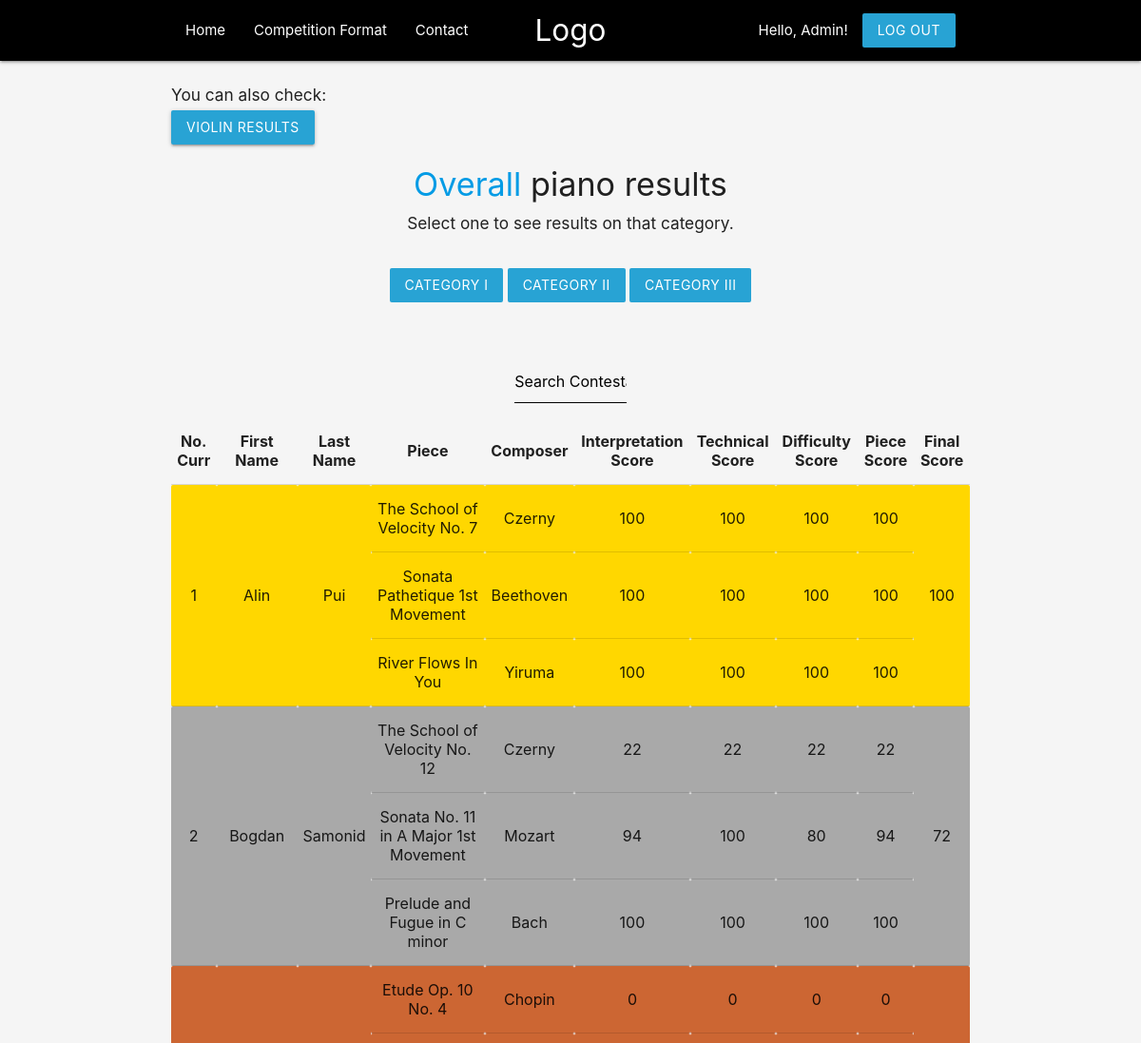
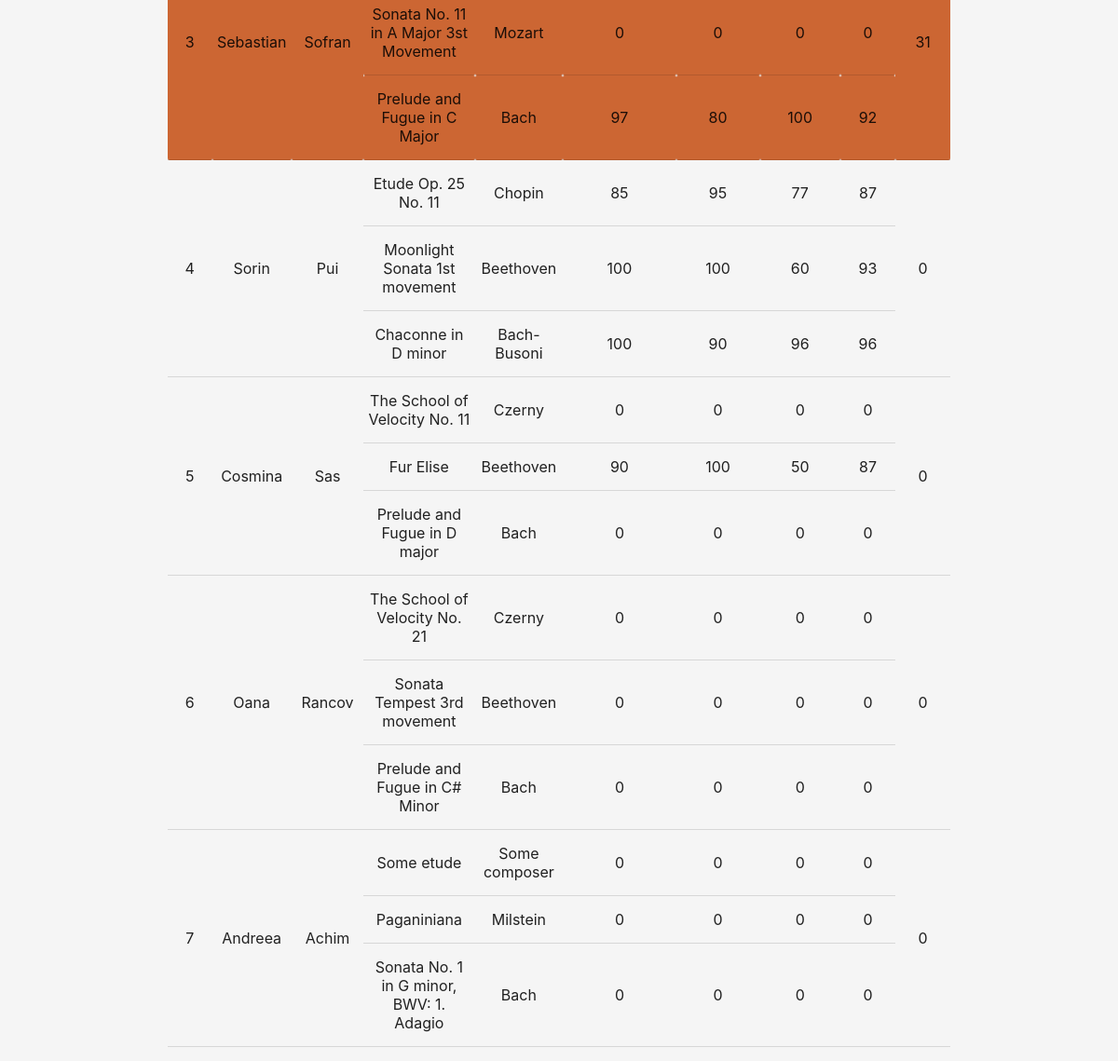
/piano-standings.php (signed in), run on the app's committed database (2 pictures, top to bottom).
### tables this page shows
CREATE TABLE `scores` (
  `ContestantID` int(11) NOT NULL,
  `PieceID` int(11) NOT NULL,
  `InterpretationScore` int(11) NOT NULL DEFAULT 0,
  `TechnicalScore` int(11) NOT NULL DEFAULT 0,
  `DifficultyScore` int(11) NOT NULL DEFAULT 0,
  `OverallScore` int(11) NOT NULL DEFAULT 0
);

CREATE TABLE `contestants` (
  `ID` int(11) NOT NULL,
  `FirstName` varchar(20) NOT NULL,
  `LastName` varchar(20) NOT NULL,
  `Email` varchar(50) NOT NULL,
  `Password` varchar(255) NOT NULL,
  `Age` int(11) NOT NULL,
  `PhoneNumber` varchar(10) NOT NULL,
  `Instrument` varchar(6) NOT NULL,
  `FinalScore` int(11) NOT NULL
);

CREATE TABLE `pieces` (
  `ContestantID` int(11) NOT NULL,
  `PieceID` int(11) NOT NULL,
  `PieceName` varchar(50) NOT NULL,
  `ComposerName` varchar(50) NOT NULL,
  `Category` varchar(7) NOT NULL
);

### piano-standings.php (the view, shortened to what this page needs)
<?php
    $conn = mysqli_connect("localhost", "taniacurutchi", "parola123", "music_competition");
    $sql = "
        SELECT contestants.ID, contestants.FirstName, contestants.LastName, pieces.PieceName, pieces.ComposerName,
        scores.InterpretationScore, scores.TechnicalScore, scores.DifficultyScore, scores.OverallScore,
        contestants.Instrument, contestants.FinalScore
        FROM ((contestants
        INNER JOIN pieces ON contestants.ID=pieces.ContestantID)
        INNER JOIN scores ON contestants.ID=scores.ContestantID AND pieces.PieceID=SCORES.PieceID)
        WHERE contestants.Instrument='piano'
        ORDER BY contestants.FinalScore DESC;
    ";
    $result = mysqli_query($conn, $sql);
    $contestants = mysqli_fetch_all($result, MYSQLI_ASSOC);
?>
<html lang="en">
<head>
    <link rel="stylesheet" href="https://cdnjs.cloudflare.com/ajax/libs/materialize/1.0.0/css/materialize.min.css">
    <link rel="stylesheet" href="stylesheets/standings-style.css">
</head>
<body>
    <?php include "templates/header.php" ?>
    <div class="container section">
        <h6>You can also check:</h6>
        <a href="violin-standings.php" class="btn">Violin Results</a>
        <h4 class="center"><a href="piano-standings.php">Overall</a> piano results</h4>
        <h6 class="center">Select one to see results on that category.</h6>
        <div class="section center">
            <form action="<?php echo $_SERVER['PHP_SELF']; ?>" method="POST">
                <div class="section">
                    <input type="submit" value="category I" name="cat1" class="btn z-depth-0 cat">
                    <input type="submit" value="category II" name="cat2" class="btn z-depth-0 cat">
                    <input type="submit" value="category III" name="cat3" class="btn z-depth-0 cat">
                </div>
            </form>
        </div>
        <div class="container section center">
            <input id="search" type="text" name="searchName" placeholder="Search Contestant">
        </div>
        <table>
            <tr>
                <th>No. Curr</th>
                <th>First Name</th>
                <th>Last Name</th>
                <th>Piece</th>
                <th>Composer</th>
                <th>Interpretation Score</th>
                <th>Technical Score</th>
                <th>Difficulty Score</th>
                <th>Piece Score</th>
                <?php if (!isset($_POST["cat1"]) && !isset($_POST["cat2"]) && !isset($_POST["cat3"])): ?>
                    <th>Final Score</th>
                <?php endif ?>
            </tr>
            <?php $current = 1; ?>
            <?php if(isset($_POST["cat1"]) || isset($_POST["cat2"]) || isset($_POST["cat3"])): ?>
                <script>
                    document.querySelector("#search").setAttribute("class", "searchName1");
                </script>
                <?php foreach($contestants as $contestant): ?>
                    <tr>
                        <td><?php echo $current++; ?></td>
                        <td><?php echo $contestant["FirstName"]; ?></td>
                        <td><?php echo $contestant["LastName"]; ?></td>
                        <td><?php echo $contestant["PieceName"]; ?></td>
                        <td><?php echo $contestant["ComposerName"]; ?></td>
                        <td><?php echo $contestant["InterpretationScore"]; ?></td>
                        <td><?php echo $contestant["TechnicalScore"]; ?></td>
                        <td><?php echo $contestant["DifficultyScore"]; ?></td>
                        <td><?php echo $contestant["OverallScore"]; ?></td>
                    </tr>
                <?php endforeach ?>
            <?php else: ?>
                <?php
                    $current = 1;
                    $i = 0;
                ?>
                <?php while($i < count($contestants)): ?>
                    <?php
                        $ID = $contestants[$i]["ID"];
                        $sql = "
                            SELECT COUNT(PieceID)
                            FROM pieces
                            WHERE ContestantID='$ID';
                        ";
                        $result = mysqli_query($conn, $sql);
                        $count = mysqli_fetch_assoc($result);
                        $number = $count["COUNT(PieceID)"];
                        if ($number < 3){
                            $i += $number;
                            continue;
                        }
                    ?>
                    <tr>
                        <td rowspan="<?php echo $number; ?>"><?php echo $current++ ?></td>
                        <td rowspan="<?php echo $number; ?>"><?php echo $contestants[$i]["FirstName"] ?></td>
                        <td rowspan="<?php echo $number; ?>"><?php echo $contestants[$i]["LastName"] ?></td>
                        <td><?php echo $contestants[$i]["PieceName"] ?></td>
                        <td><?php echo $contestants[$i]["ComposerName"] ?></td>
                        <td><?php echo $contestants[$i]["InterpretationScore"] ?></td>
                        <td><?php echo $contestants[$i]["TechnicalScore"] ?></td>
                        <td><?php echo $contestants[$i]["DifficultyScore"] ?></td>
                        <td><?php echo $contestants[$i]["OverallScore"] ?></td>
                        <td rowspan="<?php echo $number; ?>"><?php echo $contestants[$i]["FinalScore"] ?></td>
                    </tr>
                    <?php for ($j = $i + 1; $j < $number + $i; $j++): ?>
                        <tr>
                            <td><?php echo $contestants[$j]["PieceName"] ?></td>
                            <td><?php echo $contestants[$j]["ComposerName"] ?></td>
                            <td><?php echo $contestants[$j]["InterpretationScore"] ?></td>
                            <td><?php echo $contestants[$j]["TechnicalScore"] ?></td>
                            <td><?php echo $contestants[$j]["DifficultyScore"] ?></td>
                            <td><?php echo $contestants[$j]["OverallScore"] ?></td>
                        </tr>
                    <?php endfor ?>
                    <?php $i += $number; ?>
                <?php endwhile ?>
            <?php endif ?>
        </table>
    </div>
</body>
</html>

### stylesheets/standings-style.css (style rules this page uses)
input { border: none !important; margin: 0 !important; text-align: center; }
td, tr, th { text-align: center !important; }
body { background-color: whitesmoke; }
.btn { background-color: rgb(40, 163, 212) !important; }
.gold { background-color: #FFD700; }
.silver { background-color: #A9A9A9; }
.bronze { background-color: #cc6633; }
.searchName { width: 20% !important; border-bottom: 1px solid !important; }
.searchName::placeholder { color: black !important; }

### data on the page
scores: ContestantID.FirstName "Alin", ContestantID.LastName "Pui", PieceID.PieceName "The School of Velocity No. 7", PieceID.ComposerName "Czerny", InterpretationScore "100", TechnicalScore "100", DifficultyScore "100", OverallScore "100", ContestantID.FinalScore "100"
scores: PieceID.PieceName "Sonata Pathetique 1st Movement", PieceID.ComposerName "Beethoven", InterpretationScore "100", TechnicalScore "100", DifficultyScore "100", OverallScore "100"
scores: PieceID.PieceName "River Flows In You", PieceID.ComposerName "Yiruma", InterpretationScore "100", TechnicalScore "100", DifficultyScore "100", OverallScore "100"
scores: ContestantID.FirstName "Bogdan", ContestantID.LastName "Samonid", PieceID.PieceName "The School of Velocity No. 12", PieceID.ComposerName "Czerny", InterpretationScore "22", TechnicalScore "22", DifficultyScore "22", OverallScore "22", ContestantID.FinalScore "72"
scores: PieceID.PieceName "Sonata No. 11 in A Major 1st Movement", PieceID.ComposerName "Mozart", InterpretationScore "94", TechnicalScore "100", DifficultyScore "80", OverallScore "94"
scores: PieceID.PieceName "Prelude and Fugue in C minor", PieceID.ComposerName "Bach", InterpretationScore "100", TechnicalScore "100", DifficultyScore "100", OverallScore "100"
scores: ContestantID.FirstName "Sebastian", ContestantID.LastName "Sofran", PieceID.PieceName "Etude Op. 10 No. 4", PieceID.ComposerName "Chopin", InterpretationScore "0", TechnicalScore "0", DifficultyScore "0", OverallScore "0", ContestantID.FinalScore "31"
scores: PieceID.PieceName "Sonata No. 11 in A Major 3st Movement", PieceID.ComposerName "Mozart", InterpretationScore "0", TechnicalScore "0", DifficultyScore "0", OverallScore "0"
scores: PieceID.PieceName "Prelude and Fugue in C Major", PieceID.ComposerName "Bach", InterpretationScore "97", TechnicalScore "80", DifficultyScore "100", OverallScore "92"
scores: ContestantID.FirstName "Sorin", ContestantID.LastName "Pui", PieceID.PieceName "Etude Op. 25 No. 11", PieceID.ComposerName "Chopin", InterpretationScore "85", TechnicalScore "95", DifficultyScore "77", OverallScore "87", ContestantID.FinalScore "0"
scores: PieceID.PieceName "Moonlight Sonata 1st movement", PieceID.ComposerName "Beethoven", InterpretationScore "100", TechnicalScore "100", DifficultyScore "60", OverallScore "93"
scores: PieceID.PieceName "Chaconne in D minor", PieceID.ComposerName "Bach-Busoni", InterpretationScore "100", TechnicalScore "90", DifficultyScore "96", OverallScore "96"
scores: ContestantID.FirstName "Cosmina", ContestantID.LastName "Sas", PieceID.PieceName "The School of Velocity No. 11", PieceID.ComposerName "Czerny", InterpretationScore "0", TechnicalScore "0", DifficultyScore "0", OverallScore "0", ContestantID.FinalScore "0"
scores: PieceID.PieceName "Fur Elise", PieceID.ComposerName "Beethoven", InterpretationScore "90", TechnicalScore "100", DifficultyScore "50", OverallScore "87"
scores: PieceID.PieceName "Prelude and Fugue in D major", PieceID.ComposerName "Bach", InterpretationScore "0", TechnicalScore "0", DifficultyScore "0", OverallScore "0"
scores: ContestantID.FirstName "Oana", ContestantID.LastName "Rancov", PieceID.PieceName "The School of Velocity No. 21", PieceID.ComposerName "Czerny", InterpretationScore "0", TechnicalScore "0", DifficultyScore "0", OverallScore "0", ContestantID.FinalScore "0"
scores: PieceID.PieceName "Sonata Tempest 3rd movement", PieceID.ComposerName "Beethoven", InterpretationScore "0", TechnicalScore "0", DifficultyScore "0", OverallScore "0"
scores: PieceID.PieceName "Prelude and Fugue in C# Minor", PieceID.ComposerName "Bach", InterpretationScore "0", TechnicalScore "0", DifficultyScore "0", OverallScore "0"
scores: ContestantID.FirstName "Andreea", ContestantID.LastName "Achim", PieceID.PieceName "Some etude", PieceID.ComposerName "Some composer", InterpretationScore "0", TechnicalScore "0", DifficultyScore "0", OverallScore "0", ContestantID.FinalScore "0"
scores: PieceID.PieceName "Paganiniana", PieceID.ComposerName "Milstein", InterpretationScore "0", TechnicalScore "0", DifficultyScore "0", OverallScore "0"
scores: PieceID.PieceName "Sonata No. 1 in G minor, BWV: 1. Adagio", PieceID.ComposerName "Bach", InterpretationScore "0", TechnicalScore "0", DifficultyScore "0", OverallScore "0"

### other printed values
$_SESSION["firstName"] "Admin"
